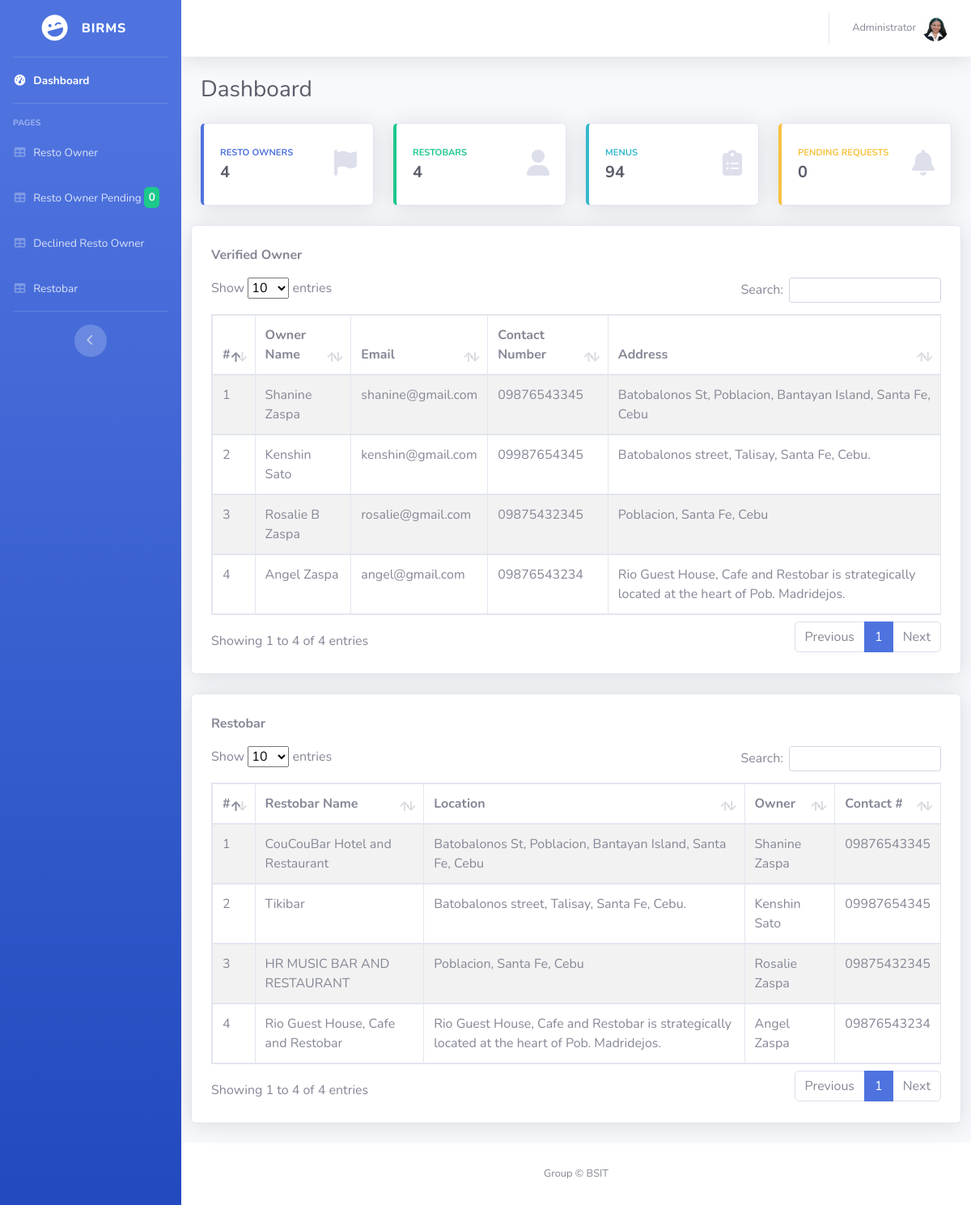
The page /admin/index.php?page=dashboard (signed in) on the database its author committed.
### tables this page shows
CREATE TABLE `owner` (
  `id` int(11) NOT NULL,
  `owner_id` varchar(50) NOT NULL,
  `firstname` varchar(100) NOT NULL,
  `middlename` varchar(100) DEFAULT NULL,
  `lastname` varchar(100) NOT NULL,
  `email` varchar(100) NOT NULL,
  `password` varchar(100) NOT NULL,
  `contact_num` varchar(11) NOT NULL,
  `address` varchar(100) NOT NULL,
  `profile` varchar(250) DEFAULT NULL,
  `status` int(11) NOT NULL
);

CREATE TABLE `restobar` (
  `resto_id` int(11) NOT NULL,
  `owner_id` varchar(50) NOT NULL,
  `resto_name` varchar(100) NOT NULL,
  `resto_photo` varchar(255) NOT NULL
);

### admin/index.php (the view, shortened to what the rows shown need)
<?php
require_once('../inc/function.php');
?>
<!DOCTYPE html>
<html lang="en">
<head>
    <link href="../vendor/fontawesome-free/css/all.min.css" rel="stylesheet" type="text/css">
    <link href="../css/sb-admin-2.min.css" rel="stylesheet">
    <link href="../css/datatables.min.css" rel="stylesheet">
</head>
<body id="page-top">
    <div id="wrapper">
        <div id="content-wrapper" class="d-flex flex-column">
            <div id="content">
                <div class="container-fluid">
                    <div class="d-sm-flex align-items-center justify-content-between mb-4">
                        <h1 class="h3 mb-0 text-gray-800">Dashboard</h1>
                    </div>
                    <div class="row">
                        <div class="card shadow mb-4 p-4 w-100">
                            <div class="data_table">
                                <table id="dashprint" class="table table-striped table-bordered">
                                    <thead class="table">
                                        <tr>
                                            <th>#</th>
                                            <th>Owner Name</th>
                                            <th>Email</th>
                                            <th>Contact Number</th>
                                            <th>Address</th>
                                        </tr>
                                    </thead>
                                    <tbody>
                                    <?php
                                        $myrow = $oop->displayOwner();
                                        $i = 1;
                                        foreach($myrow as $row){
                                            ?>
                                            <tr>
                                                <td><?=$i++?></td>
                                                <td><?=$row['firstname'] ." ".substr($row['middlename'], 0,1)." ".$row['lastname']?></td>
                                                <td><?=$row['email']?></td>
                                                <td><?=$row['contact_num']?></td>
                                                <td><?=$row['address']?></td>
                                            </tr>
                                            <?php
                                        }
                                        ?>
                                    </tbody>
                                </table>
                            </div>
                        </div>
                    </div>
                    <div class="row">
                        <div class="card shadow mb-4 p-4 w-100">
                            <div class="data_table">
                                <table id="printable" class="table table-striped table-bordered">
                                    <thead class="table">
                                        <tr>
                                            <th>#</th>
                                            <th>Restobar Name</th>
                                            <th>Location</th>
                                            <th>Owner</th>
                                            <th>Contact #</th>
                                        </tr>
                                    </thead>
                                    <tbody>
                                        <?php
                                        $myrow = $oop->displayRestobar();
                                        $g = 1;
                                        foreach($myrow as $row){
                                            ?>
                                            <tr>
                                                <td><?=$g++?></td>
                                                <td><?=$row['resto_name']?></td>
                                                <td><?=$row['address']?></td>
                                                <td><?=$row['firstname'] ." ".$row['lastname']?></td>
                                                <td><?=$row['contact_num']?></td>
                                            </tr>
                                            <?php
                                        }
                                        ?>
                                    </tbody>
                                </table>
                            </div>
                        </div>
                    </div>
                </div>
            </div>
        </div>
    </div>
</body>
</html>

### rows shown on the page
owner: firstname "Shanine", lastname "Zaspa", email "shanine@gmail.com", contact_num "09876543345", address "Batobalonos St, Poblacion, Bantayan Island, Santa Fe, Cebu"
owner: firstname "Kenshin", lastname "Sato", email "kenshin@gmail.com", contact_num "09987654345", address "Batobalonos street, Talisay, Santa Fe, Cebu."
owner: firstname "Rosalie", middlename "B", lastname "Zaspa", email "rosalie@gmail.com", contact_num "09875432345", address "Poblacion, Santa Fe, Cebu"
owner: firstname "Angel", lastname "Zaspa", email "angel@gmail.com", contact_num "09876543234", address "Rio Guest House, Cafe and Restobar is strategically located at the heart of Pob. Madridejos."
restobar: resto_name "CouCouBar Hotel and Restaurant", owner.address "Batobalonos St, Poblacion, Bantayan Island, Santa Fe, Cebu", owner.firstname "Shanine", owner.lastname "Zaspa", owner.contact_num "09876543345"
restobar: resto_name "Tikibar", owner.address "Batobalonos street, Talisay, Santa Fe, Cebu.", owner.firstname "Kenshin", owner.lastname "Sato", owner.contact_num "09987654345"
restobar: resto_name "HR MUSIC BAR AND RESTAURANT", owner.address "Poblacion, Santa Fe, Cebu", owner.firstname "Rosalie", owner.lastname "Zaspa", owner.contact_num "09875432345"
restobar: resto_name "Rio Guest House, Cafe and Restobar", owner.address "Rio Guest House, Cafe and Restobar is strategically located at the heart of Pob. Madridejos.", owner.firstname "Angel", owner.lastname "Zaspa", owner.contact_num "09876543234"

### other values the page prints
$row['pending'] "0"
$row['owner'] "4"
$row['resto'] "4"
$row['product'] "94"
